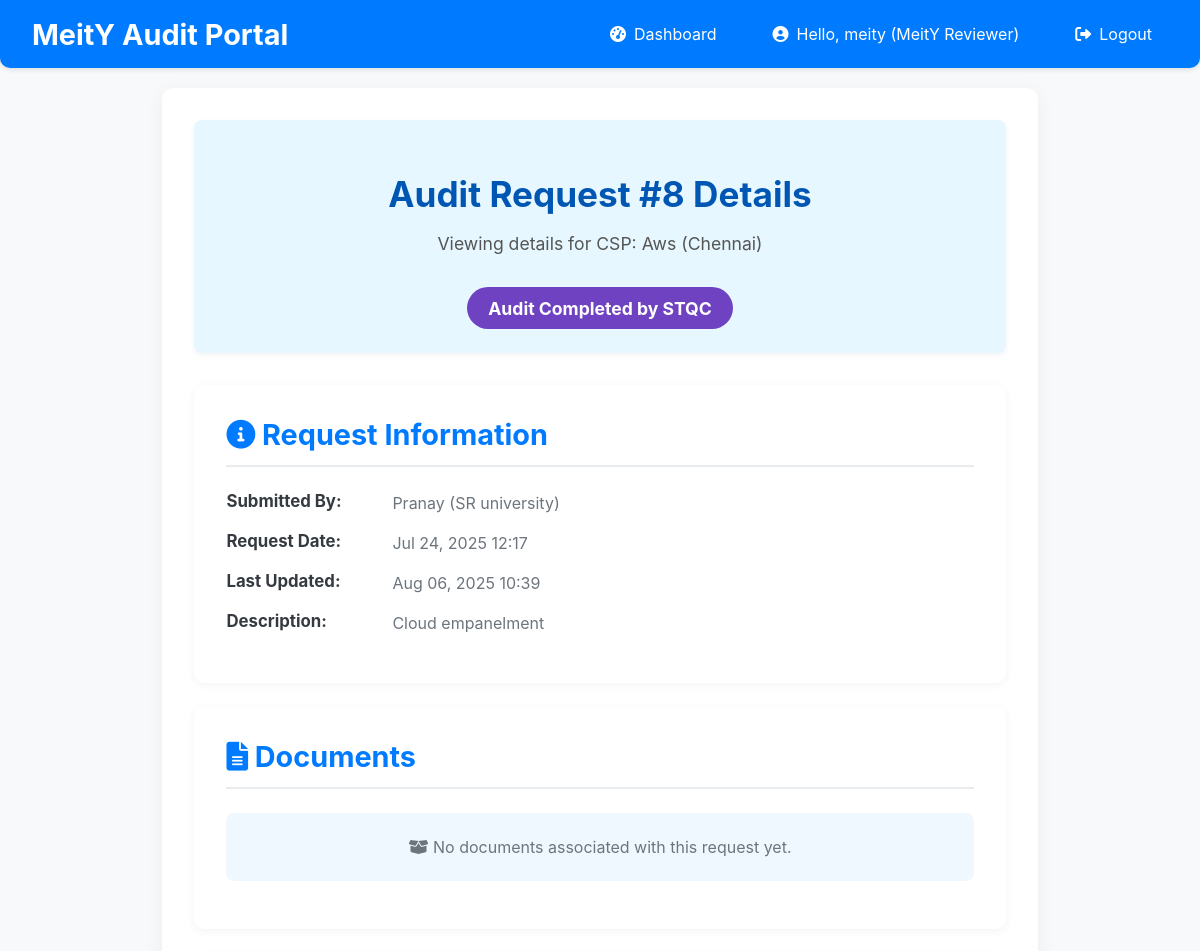
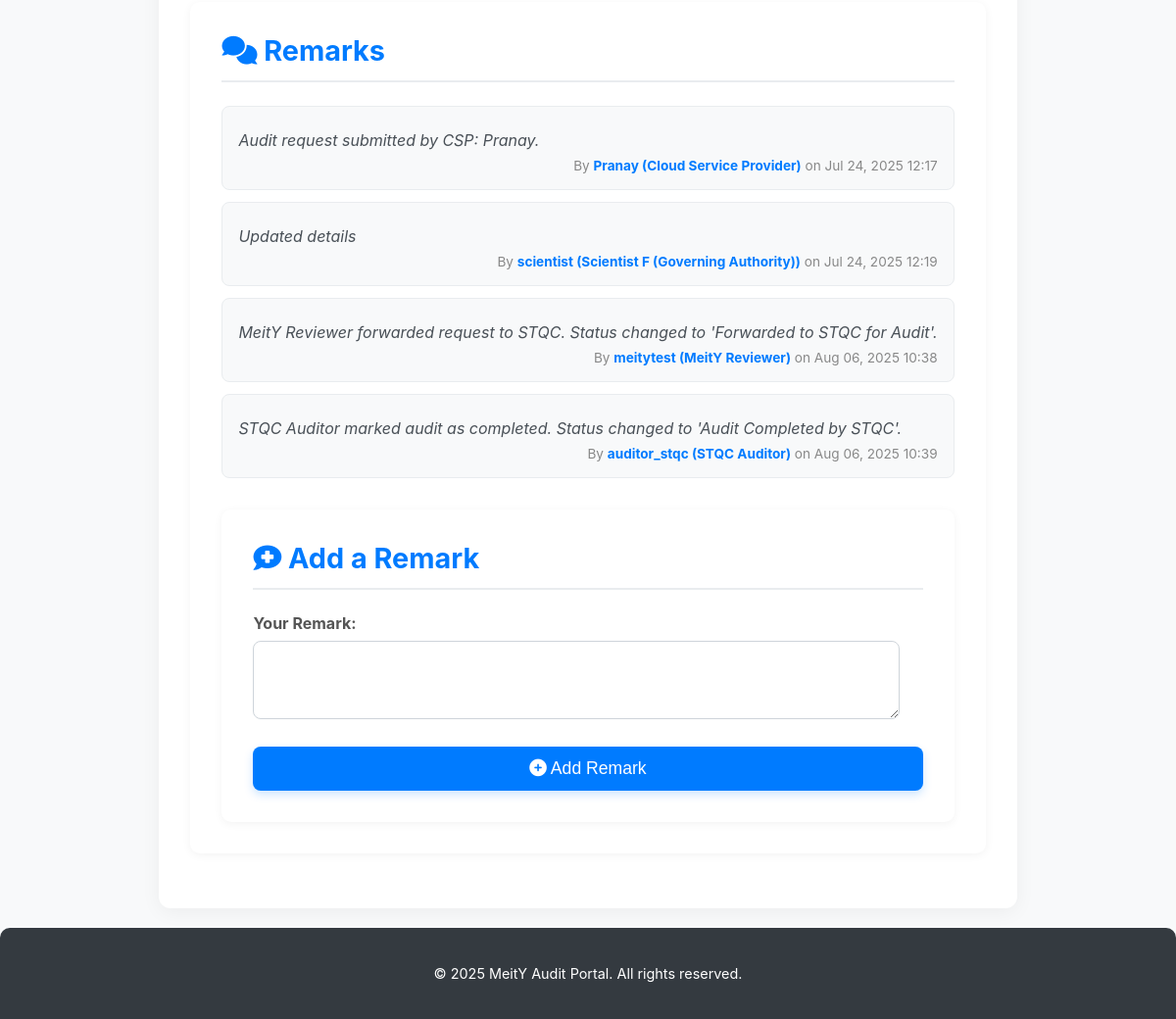
Page /audit-requests/8/ (signed in) on the committed database (2 pictures, top to bottom).
### users/models.py (models this page shows, shortened)
class CustomUser(AbstractUser):
    ROLE_CHOICES = (
        ('CSP', 'Cloud Service Provider'),
        ('MeitY_Reviewer', 'MeitY Reviewer'),
        ('STQC_Auditor', 'STQC Auditor'),
        ('Scientist_F', 'Scientist F (Governing Authority)'),
    )
    role = models.CharField(max_length=50, choices=ROLE_CHOICES, default='CSP')
    organization = models.CharField(max_length=255, blank=True, null=True) # E.g., AWS, Azure, MeitY, STQC
    @property
    def is_csp(self):
        return self.role == 'CSP'
    @property
    def is_meity_reviewer(self):
        return self.role == 'MeitY_Reviewer'
    @property
    def is_stqc_auditor(self):
        return self.role == 'STQC_Auditor'
    @property
    def is_scientist_f(self):
        return self.role == 'Scientist_F'

### audit_management/models.py (models this page shows, shortened)
class AuditRequest(models.Model):
    STATUS_CHOICES = (
        ('Submitted_by_CSP', 'Submitted by CSP'), # Initial state
        ('Forwarded_to_STQC', 'Forwarded to STQC for Audit'), # After MeitY Reviewer forwards
        ('Audit_Completed_by_STQC', 'Audit Completed by STQC'), # After STQC Auditor completes
        ('Approved_by_ScientistF', 'Approved by Scientist F'), # Final approval
        ('Rejected_by_ScientistF', 'Rejected by Scientist F'), # Final rejection
    )
    csp = models.ForeignKey(settings.AUTH_USER_MODEL, on_delete=models.CASCADE,
                            limit_choices_to={'role': 'CSP'}, related_name='audit_requests')
    service_provider_name = models.CharField(max_length=255, help_text="Name of the Cloud Service Provider")
    data_center_location = models.CharField(max_length=255)
    request_date = models.DateTimeField(auto_now_add=True)
    status = models.CharField(max_length=50, choices=STATUS_CHOICES, default='Submitted_by_CSP')
    description = models.TextField(blank=True, null=True)
    last_updated = models.DateTimeField(auto_now=True)
    certificate_of_empanelment = models.FileField(
        upload_to='certificates/',
        null=True,
        blank=True
    )
    class Meta:
        ordering = ['-request_date'] # Order by most recent requests first

class Remark(models.Model):
    audit_request = models.ForeignKey(AuditRequest, on_delete=models.CASCADE, related_name='remarks')
    author = models.ForeignKey(settings.AUTH_USER_MODEL, on_delete=models.CASCADE)
    comment = models.TextField()
    timestamp = models.DateTimeField(auto_now_add=True)
    class Meta:
        ordering = ['timestamp']

### audit_management/views.py (the view, shortened to what this page needs)
# urls.py: path('audit-requests/<int:pk>/', views.audit_request_detail, name='audit_request_detail'),
@login_required
def audit_request_detail(request, pk):
    audit_request = get_object_or_404(AuditRequest, pk=pk)
    remark_form = RemarkForm()
    document_form = DocumentUploadForm()
    status_form = None # Will be initialized conditionally
    status_form_title = ""
    status_submit_button_text = "Update Status"
    audit_request = get_object_or_404(AuditRequest, pk=pk)
    documents = audit_request.documents.all()
    remarks = audit_request.remarks.all()
    if request.user.is_meity_reviewer and audit_request.status == 'Submitted_by_CSP':
        status_form = AuditRequestStatusUpdateForm(instance=audit_request, user=request.user, current_status=audit_request.status)
        status_form_title = "Action: Forward to STQC for Audit"
        status_submit_button_text = "Forward to STQC"
    elif request.user.is_stqc_auditor and audit_request.status == 'Forwarded_to_STQC':
        status_form = AuditRequestStatusUpdateForm(instance=audit_request, user=request.user, current_status=audit_request.status)
        status_form_title = "Action: Mark Audit as Completed"
        status_submit_button_text = "Mark Audit Completed"
    elif request.user.is_scientist_f and audit_request.status == 'Audit_Completed_by_STQC':
        status_form = AuditRequestStatusUpdateForm(instance=audit_request, user=request.user, current_status=audit_request.status)
        status_form_title = "Action: Finalize Audit Decision"
        status_submit_button_text = "Finalize Decision"
    context = {
        'audit_request': audit_request,
        'documents': documents,
        'remarks': remarks,
        'remark_form': remark_form,
        'document_form': document_form,
        'status_form': status_form, # This will be None if no form applies
        'status_form_title': status_form_title,
        'status_submit_button_text': status_submit_button_text,
    }
    return render(request, 'audit_management/audit_request_detail.html', context)

### audit_management/forms.py
class RemarkForm(forms.ModelForm):
    class Meta:
        model = Remark
        fields = ['comment']
        widgets = {
            'comment': forms.Textarea(attrs={'rows': 3}),
        }
        labels = {
            'comment': 'Your Remark',
        }

class DocumentUploadForm(forms.ModelForm):
    class Meta:
        model = Document
        fields = ['document_type', 'file', 'description']
        widgets = {
            'description': forms.Textarea(attrs={'rows': 3}),
        }
        labels = {
            'document_type': 'Type of Document',
            'file': 'Select File',
            'description': 'Brief description of the document (Optional)',
        }
        help_texts = {
            'file': 'Supported formats: PDF, JPG, PNG.',
        }

### templates/audit_management/audit_request_detail.html (shortened to what this page needs)
{% extends 'base.html' %}
{% block content %}
<div class="detail-header">
    <h2>Audit Request #{{ audit_request.id }} Details</h2>
    <p>Viewing details for CSP: {{ audit_request.service_provider_name }} ({{ audit_request.data_center_location }})</p>
    <span class="status-badge status-{{ audit_request.status }}">{{ audit_request.get_status_display }}</span>
</div>
<div class="info-section">
    <h3><i class="fas fa-info-circle"></i> Request Information</h3>
    <div class="info-item">
        <strong>Submitted By:</strong> <span>{{ audit_request.csp.username }} ({{ audit_request.csp.organization }})</span>
    </div>
    <div class="info-item">
        <strong>Request Date:</strong> <span>{{ audit_request.request_date|date:"M d, Y H:i" }}</span>
    </div>
    <div class="info-item">
        <strong>Last Updated:</strong> <span>{{ audit_request.last_updated|date:"M d, Y H:i" }}</span>
    </div>
    <div class="info-item">
        <strong>Description:</strong> <p>{{ audit_request.description|default:"No description provided." }}</p>
    </div>
</div>
<div class="info-section">
    <h3><i class="fas fa-file-alt"></i> Documents</h3>
    {% if documents %}
        <ul class="document-list">
            {% for doc in documents %}
                <li>
                    <strong>{{ doc.get_document_type_display }}:</strong> {{ doc.description|default:"No description" }}
                    <br><span>Uploaded by {{ doc.uploaded_by.username }} on {{ doc.upload_date|date:"M d, Y H:i" }}</span>
                    <div class="document-actions">
                        <a href="{{ doc.file.url }}" target="_blank"><i class="fas fa-eye"></i> View Document</a>
                        {% if user == doc.uploaded_by %}
                            <form action="{% url 'delete_document' pk=doc.pk %}" method="post" onsubmit="return confirm('Are you sure you want to delete this document?');">
                                {% csrf_token %}
                                <button type="submit" class="delete-button"><i class="fas fa-trash-alt"></i> Delete</button>
                            </form>
                        {% endif %}
                    </div>
                </li>
            {% endfor %}
        </ul>
    {% else %}
        <p class="no-items"><i class="fas fa-box-open"></i> No documents associated with this request yet.</p>
    {% endif %}
</div>
<div class="info-section">
    <h3><i class="fas fa-comments"></i> Remarks</h3>
    {% if remarks %}
        <ul class="remark-list">
            {% for remark in remarks %}
                <li>
                    <p>{{ remark.comment }}</p>
                    <div class="remark-meta">By <strong>{{ remark.author.username }} ({{ remark.author.get_role_display }})</strong> on {{ remark.timestamp|date:"M d, Y H:i" }}</div>
                </li>
            {% endfor %}
        </ul>
    {% else %}
        <p class="no-items"><i class="fas fa-comment-dots"></i> No remarks added for this request yet.</p>
    {% endif %}
    {% if remark_form %}
        {% if user.is_meity_reviewer or user.is_stqc_auditor or user.is_scientist_f %}
            <div class="form-section">
                <h3><i class="fas fa-comment-medical"></i> Add a Remark</h3>
                <form method="post" action="{% url 'audit_request_detail' pk=audit_request.pk %}" class="styled-form">
                    {% for field in remark_form %}
                        <div class="form-group">
                            <label for="{{ field.id_for_label }}">{{ field.label }}:</label>
                            {{ field }}
                        </div>
                    {% endfor %}
                    <button type="submit" name="add_remark" class="btn-primary"><i class="fas fa-plus-circle"></i> Add Remark</button>
                </form>
            </div>
        {% endif %}
    {% endif %}
</div>
{%endblock%}

### templates/base.html (shortened to what this page needs)
<!DOCTYPE html>
<html lang="en">
<head>
    <link rel="stylesheet" href="https://cdnjs.cloudflare.com/ajax/libs/font-awesome/6.0.0-beta3/css/all.min.css">
</head>
<body>
    <header class="navbar">
        <a href="{% url 'home' %}" class="navbar-brand">MeitY Audit Portal</a>
        <nav>
            <ul class="navbar-nav">
                {% if user.is_authenticated %}
                    <li class="nav-item">
                        <a href="{% url 'dashboard' %}" class="nav-link">
                            <i class="fas fa-tachometer-alt"></i> Dashboard
                        </a>
                    </li>
                    <li class="nav-item">
                        <span class="nav-link">
                            <i class="fas fa-user-circle"></i> Hello, {{ user.username }} ({{ user.get_role_display }})
                        </span>
                    </li>
                    <li class="nav-item">
                        <a href="{% url 'logout' %}" class="nav-link">
                            <i class="fas fa-sign-out-alt"></i> Logout
                        </a>
                    </li>
                {% endif %}
            </ul>
        </nav>
    </header>
    <main class="container">
        {% block content %}{% endblock %}
    </main>
    <footer class="footer">
        <p>&copy; 2025 MeitY Audit Portal. All rights reserved.</p>
    </footer>
</body>
</html>

### templates/base.html (style rules this page uses)
body { font-family: 'Inter', sans-serif; margin: 0; padding: 0; background-color: #f8f9fa; color: #343a40; display: flex; flex-direction: column; min-height: 100vh; }
.navbar { background-color: #007bff; color: white; padding: 1rem 2rem; box-shadow: 0 2px 5px rgba(0, 0, 0, 0.1); display: flex; justify-content: space-between; align-items: center; flex-wrap: wrap; border-bottom-left-radius: 10px; border-bottom-right-radius: 10px; }
.navbar-brand { font-size: 1.8rem; font-weight: bold; color: white; text-decoration: none; margin-right: 2rem; }
.navbar-nav { display: flex; list-style: none; margin: 0; padding: 0; align-items: center; }
.nav-item { margin-left: 1.5rem; }
.nav-link { color: white; text-decoration: none; padding: 0.5rem 1rem; border-radius: 5px; transition: background-color 0.3s ease; display: flex; align-items: center; }
.nav-link i { margin-right: 0.5rem; }
.container { flex-grow: 1; padding: 2rem; max-width: 1200px; margin: 20px auto; background-color: white; border-radius: 12px; box-shadow: 0 4px 20px rgba(0, 0, 0, 0.05); overflow: hidden; }
.form-group { margin-bottom: 1.5rem; }
.form-group label { display: block; margin-bottom: 0.5rem; font-weight: bold; color: #555; }
.form-group input[type="text"], .form-group input[type="password"], .form-group input[type="email"], .form-group select, .form-group textarea { width: calc(100% - 24px); padding: 12px; border: 1px solid #ced4da; border-radius: 8px; font-size: 1rem; box-sizing: border-box; transition: border-color 0.3s ease, box-shadow 0.3s ease; }
.btn-primary { display: block; width: 100%; padding: 12px 20px; background-color: #007bff; color: white; border: none; border-radius: 8px; font-size: 1.1rem; cursor: pointer; transition: background-color 0.3s ease, transform 0.2s ease; box-shadow: 0 4px 10px rgba(0, 123, 255, 0.2); }
.footer { background-color: #343a40; color: white; text-align: center; padding: 1.5rem 2rem; margin-top: auto; border-top-left-radius: 10px; border-top-right-radius: 10px; font-size: 0.9rem; }

### templates/audit_management/audit_request_detail.html (style rules this page uses)
.detail-header { background-color: #e6f7ff; padding: 1.5rem 2rem; border-radius: 8px; margin-bottom: 2rem; text-align: center; box-shadow: 0 2px 5px rgba(0,0,0,0.05); }
.detail-header h2 { color: #0056b3; margin-bottom: 0.5rem; font-size: 2.2rem; }
.detail-header p { font-size: 1.1rem; color: #555; }
.detail-header .status-badge { margin-top: 1rem; font-size: 1.1rem; padding: 0.6em 1.2em; border-radius: 25px; }
.info-section { background-color: #ffffff; padding: 2rem; border-radius: 10px; box-shadow: 0 2px 10px rgba(0, 0, 0, 0.05); margin-bottom: 1.5rem; }
.info-section h3 { color: #007bff; margin-top: 0; margin-bottom: 1.5rem; border-bottom: 2px solid #e9ecef; padding-bottom: 0.8rem; font-size: 1.8rem; }
.info-item { margin-bottom: 1rem; display: flex; flex-wrap: wrap; }
.info-item strong { color: #343a40; min-width: 150px; margin-right: 1rem; font-size: 1.05rem; }
.info-item span, .info-item p { flex: 1; color: #6c757d; line-height: 1.5; font-size: 1rem; }
.info-item p { margin: 0; }
.document-list, .remark-list { list-style: none; padding: 0; margin-top: 1rem; }
.document-list li, .remark-list li { background-color: #f8f9fa; border: 1px solid #e9ecef; padding: 1rem; margin-bottom: 0.75rem; border-radius: 8px; display: flex; flex-direction: column; }
.document-list li strong, .remark-list li strong { color: #007bff; margin-bottom: 0.5rem; }
.remark-list li p { margin-top: 0.5rem; margin-bottom: 0.5rem; font-style: italic; color: #495057; }
.remark-meta { font-size: 0.85rem; color: #888; text-align: right; }
.form-section { margin-top: 2rem; padding: 2rem; background-color: #ffffff; border-radius: 10px; box-shadow: 0 2px 10px rgba(0, 0, 0, 0.05); }
.form-section h3 { color: #007bff; margin-top: 0; margin-bottom: 1.5rem; border-bottom: 2px solid #e9ecef; padding-bottom: 0.8rem; font-size: 1.8rem; }
.form-section .btn-primary { margin-top: 1rem; }
.no-items { text-align: center; padding: 1.5rem; background-color: #f0f8ff; border-radius: 8px; color: #6c757d; font-size: 1rem; margin-top: 1rem; }
.status-badge { display: inline-block; padding: 0.4em 0.8em; border-radius: 20px; font-size: 0.85em; font-weight: bold; text-align: center; white-space: nowrap; color: white; }
.status-Audit_Completed_by_STQC { background-color: #6f42c1; }

### rows in the picture
CustomUser: username "meity", role "MeitY Reviewer"
AuditRequest: id "8", service_provider_name "Aws", data_center_location "Chennai", status "Audit Completed by STQC", csp.username "Pranay", csp.organization "SR university", request_date "Jul 24, 2025 12:17", last_updated "Aug 06, 2025 10:39", description "Cloud empanelment"
Remark: comment "Audit request submitted by CSP: Pranay.", author.username "Pranay", author.role "Cloud Service Provider", timestamp "Jul 24, 2025 12:17"
Remark: comment "Updated details", author.username "scientist", author.role "Scientist F (Governing Authority)", timestamp "Jul 24, 2025 12:19"
Remark: comment "MeitY Reviewer forwarded request to STQC. Status changed to 'Forwarded to STQC for Audit'.", author.username "meitytest", author.role "MeitY Reviewer", timestamp "Aug 06, 2025 10:38"
Remark: comment "STQC Auditor marked audit as completed. Status changed to 'Audit Completed by STQC'.", author.username "auditor_stqc", author.role "STQC Auditor", timestamp "Aug 06, 2025 10:39"

### other values in the picture
{{ field.label }} "Your Remark"
